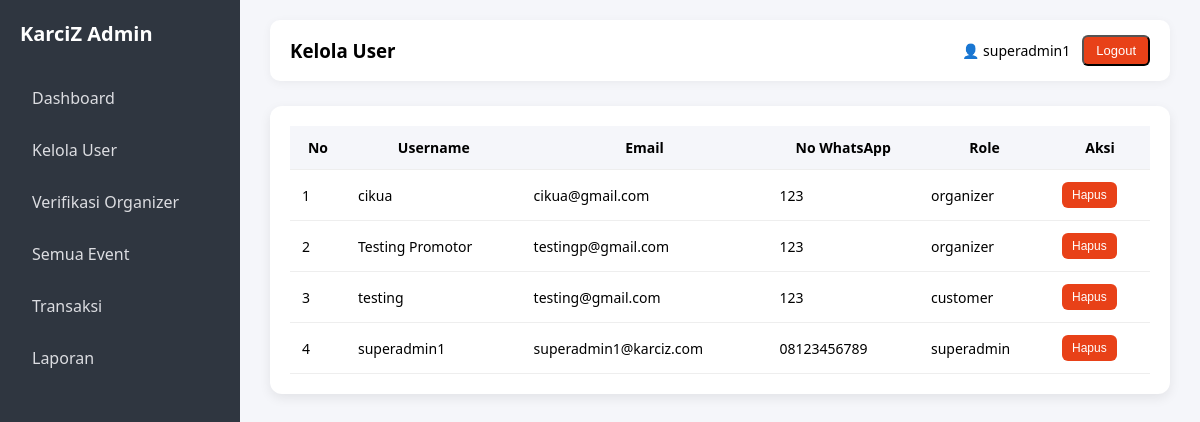
The app's page /super-admin/manage-users.php (signed in) with its own data.
### tables this page shows
CREATE TABLE `users` (
  `id` int(11) NOT NULL,
  `username` varchar(50) DEFAULT NULL,
  `email` varchar(100) DEFAULT NULL,
  `password` varchar(255) DEFAULT NULL,
  `no_whatsapp` varchar(20) DEFAULT NULL,
  `role` varchar(20) DEFAULT NULL,
  `created_at` timestamp NOT NULL DEFAULT current_timestamp(),
  `profile_image` varchar(255) DEFAULT NULL
);

### super-admin/manage-users.php (the view, shortened to what this page needs)
<?php
include '../config.php';
$result = $conn->query("SELECT * FROM users ORDER BY id DESC");
?>
<!DOCTYPE html>
<html lang="id">
<head>
  <link rel="stylesheet" href="../assets/css/superadmin.css">
</head>
<body>
<div class="wrapper">
    <div class="sidebar">
        <h2>KarciZ Admin</h2>
        <a href="dashboard.php">Dashboard</a>
        <a href="manage-users.php">Kelola User</a>
        <a href="verify-organizer.php">Verifikasi Organizer</a>
        <a href="all-events.php">Semua Event</a>
        <a href="transactions.php">Transaksi</a>
        <a href="reports.php">Laporan</a>
    </div>
  <div class="main">
    <div class="topbar">
      <h3>Kelola User</h3>
      <div class="user-info">
        <span>👤 <?php echo $_SESSION['user']; ?></span>
        <a href="../logout.php">
          <button class="logout-btn">Logout</button>
        </a>
      </div>
    </div>
    <div class="table-container">
      <table>
        <thead>
          <tr>
            <th>No</th>
            <th>Username</th>
            <th>Email</th>
            <th>No WhatsApp</th>
            <th>Role</th>
            <th>Aksi</th>
          </tr>
        </thead>
        <tbody>
          <?php
          $no = 1;
          while ($row = $result->fetch_assoc()) {
          ?>
          <tr>
            <td><?= $no++; ?></td>
            <td><?= $row['username']; ?></td>
            <td><?= $row['email']; ?></td>
            <td><?= $row['no_whatsapp']; ?></td>
            <td><?= $row['role']; ?></td>
            <td>
              <a href="?delete=<?= $row['id']; ?>"
                 onclick="return confirm('Yakin ingin hapus user ini?')">
                 <button class="btn-delete">Hapus</button>
              </a>
            </td>
          </tr>
          <?php } ?>
        </tbody>
      </table>
    </div>
  </div>
</div>
</body>
</html>

### assets/css/superadmin.css (style rules this page uses)
* { margin: 0; padding: 0; box-sizing: border-box; }
body { font-family: 'Segoe UI', Calibri, sans-serif; background-color: #f5f6fa; }
.wrapper { display: flex; min-height: 100vh; }
.sidebar { width: 240px; background: #2f3640; color: #fff; padding: 20px; }
.sidebar h2 { margin-bottom: 30px; font-size: 20px; }
.sidebar a { display: block; color: #dcdde1; text-decoration: none; margin-bottom: 10px; padding: 10px 12px; border-radius: 6px; transition: 0.2s; }
.main { flex: 1; padding: 20px 30px; }
.topbar { background: #fff; padding: 15px 20px; border-radius: 10px; display: flex; justify-content: space-between; align-items: center; box-shadow: 0 2px 10px rgba(0,0,0,0.05); }
.user-info { display: flex; align-items: center; gap: 12px; font-size: 14px; }
.logout-btn { background: #e84118; color: #fff; padding: 6px 12px; border-radius: 6px; text-decoration: none; font-size: 13px; transition: 0.2s; }
.table-container { margin-top: 25px; background: #fff; padding: 20px; border-radius: 12px; box-shadow: 0 4px 12px rgba(0,0,0,0.08); }
table { width: 100%; border-collapse: collapse; font-size: 14px; }
table th, table td { padding: 12px; border-bottom: 1px solid #eee; }
table th { background: #f5f6fa; font-weight: 600; }
.btn-delete { background: #e84118; color: #fff; border: none; padding: 6px 10px; border-radius: 6px; cursor: pointer; font-size: 12px; transition: 0.2s; }

### records on screen
users: username "cikua", email "cikua@gmail.com", no_whatsapp "123", role "organizer"
users: username "Testing Promotor", email "testingp@gmail.com", no_whatsapp "123", role "organizer"
users: username "testing", email "testing@gmail.com", no_whatsapp "123", role "customer"
users: username "superadmin1", email "superadmin1@karciz.com", no_whatsapp "08123456789", role "superadmin"

### other values on screen
$_SESSION['user'] "superadmin1"
